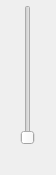
<?xml version="1.0" encoding="UTF-8"?>
<ui version="4.0">
 <class>VolumeControlDialog</class>
 <widget class="QDialog" name="VolumeControlDialog">
  <property name="geometry">
   <rect>
    <x>0</x>
    <y>0</y>
    <width>56</width>
    <height>175</height>
   </rect>
  </property>
  <property name="sizePolicy">
   <sizepolicy hsizetype="Preferred" vsizetype="Preferred">
    <horstretch>0</horstretch>
    <verstretch>0</verstretch>
   </sizepolicy>
  </property>
  <property name="windowTitle">
   <string>Dialog</string>
  </property>
  <layout class="QVBoxLayout" name="verticalLayout">
   <property name="leftMargin">
    <number>0</number>
   </property>
   <property name="topMargin">
    <number>5</number>
   </property>
   <property name="rightMargin">
    <number>0</number>
   </property>
   <property name="bottomMargin">
    <number>0</number>
   </property>
   <item>
    <layout class="QHBoxLayout" name="horizontalLayout">
     <item>
      <widget class="SeekSlider" name="volumeSlider">
       <property name="orientation">
        <enum>Qt::Vertical</enum>
       </property>
      </widget>
     </item>
    </layout>
   </item>
   <item>
    <layout class="QHBoxLayout" name="horizontalLayout_2">
     <property name="topMargin">
      <number>0</number>
     </property>
     <item>
      <spacer name="horizontalSpacer">
       <property name="orientation">
        <enum>Qt::Horizontal</enum>
       </property>
       <property name="sizeHint" stdset="0">
        <size>
         <width>40</width>
         <height>20</height>
        </size>
       </property>
      </spacer>
     </item>
     <item>
      <widget class="QPushButton" name="volumeButton">
       <property name="minimumSize">
        <size>
         <width>24</width>
         <height>24</height>
        </size>
       </property>
       <property name="maximumSize">
        <size>
         <width>24</width>
         <height>24</height>
        </size>
       </property>
       <property name="text">
        <string/>
       </property>
       <property name="flat">
        <bool>true</bool>
       </property>
      </widget>
     </item>
     <item>
      <spacer name="horizontalSpacer_2">
       <property name="orientation">
        <enum>Qt::Horizontal</enum>
       </property>
       <property name="sizeHint" stdset="0">
        <size>
         <width>40</width>
         <height>20</height>
        </size>
       </property>
      </spacer>
     </item>
    </layout>
   </item>
  </layout>
 </widget>
 <customwidgets>
  <customwidget>
   <class>SeekSlider</class>
   <extends>QSlider</extends>
   <header>widget/seekslider.h</header>
  </customwidget>
 </customwidgets>
 <resources/>
 <connections/>
</ui>
